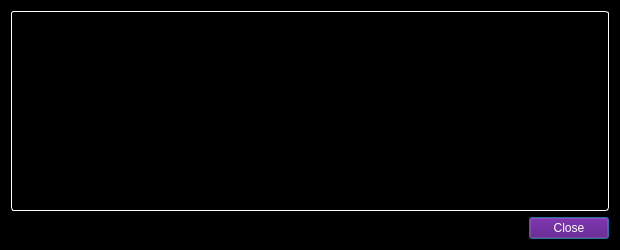
<?xml version="1.0" encoding="UTF-8"?>
<ui version="4.0">
 <class>StormNodeConfigDialog</class>
 <widget class="QDialog" name="StormNodeConfigDialog">
  <property name="geometry">
   <rect>
    <x>0</x>
    <y>0</y>
    <width>620</width>
    <height>250</height>
   </rect>
  </property>
  <property name="windowTitle">
   <string>Stormnode Configuration Template</string>
  </property>
  <property name="styleSheet">
   <string notr="true">color: rgb(255, 255, 255);
background-color: rgb(0, 0, 0);
alternate-background-color: rgb(0, 0, 0);</string>
  </property>
  <layout class="QVBoxLayout" name="verticalLayout">
   <item>
    <widget class="QTextEdit" name="detailText">
     <property name="toolTip">
      <string>&lt;html&gt;&lt;head/&gt;&lt;body&gt;&lt;p&gt;This pane shows an example darksilk.conf template with the necessary Stormnode settings.&lt;/p&gt;&lt;/body&gt;&lt;/html&gt;</string>
     </property>
     <property name="styleSheet">
      <string notr="true">background: rgb(0,0,0); color: rgb(255,255,255); border: 1px inset white; border-radius: 3px; margin: 0px;</string>
     </property>
     <property name="readOnly">
      <bool>true</bool>
     </property>
    </widget>
   </item>
   <item>
    <widget class="QDialogButtonBox" name="buttonBox">
     <property name="styleSheet">
      <string notr="true">color: rgb(255, 255, 255);
background-color: rgb(86, 0, 120);
alternate-background-color: rgb(86, 0, 120);</string>
     </property>
     <property name="orientation">
      <enum>Qt::Horizontal</enum>
     </property>
     <property name="standardButtons">
      <set>QDialogButtonBox::Close</set>
     </property>
    </widget>
   </item>
  </layout>
 </widget>
 <resources/>
 <connections>
  <connection>
   <sender>buttonBox</sender>
   <signal>accepted()</signal>
   <receiver>StormNodeConfigDialog</receiver>
   <slot>accept()</slot>
   <hints>
    <hint type="sourcelabel">
     <x>248</x>
     <y>254</y>
    </hint>
    <hint type="destinationlabel">
     <x>157</x>
     <y>274</y>
    </hint>
   </hints>
  </connection>
  <connection>
   <sender>buttonBox</sender>
   <signal>rejected()</signal>
   <receiver>StormNodeConfigDialog</receiver>
   <slot>reject()</slot>
   <hints>
    <hint type="sourcelabel">
     <x>316</x>
     <y>260</y>
    </hint>
    <hint type="destinationlabel">
     <x>286</x>
     <y>274</y>
    </hint>
   </hints>
  </connection>
 </connections>
</ui>
